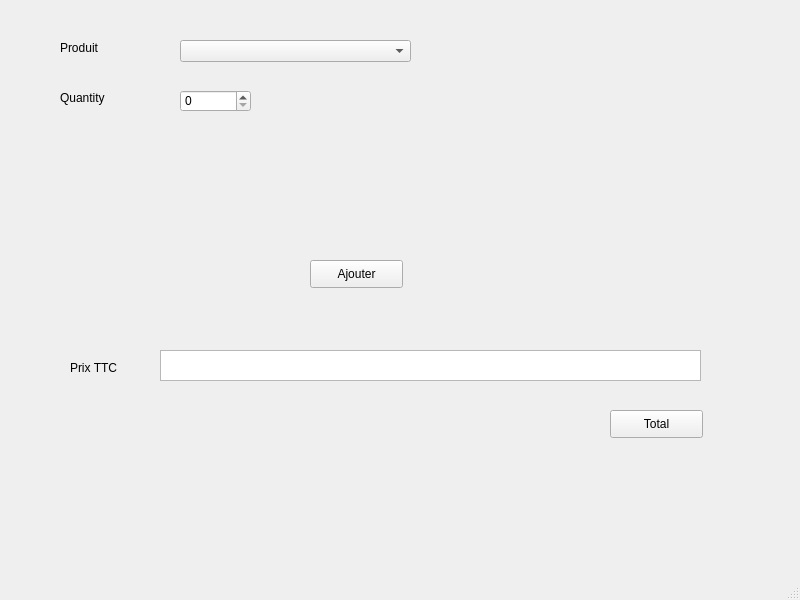
<?xml version="1.0" encoding="UTF-8"?>
<ui version="4.0">
 <class>MainWindow</class>
 <widget class="QMainWindow" name="MainWindow">
  <property name="geometry">
   <rect>
    <x>0</x>
    <y>0</y>
    <width>800</width>
    <height>600</height>
   </rect>
  </property>
  <property name="windowTitle">
   <string>MainWindow</string>
  </property>
  <widget class="QWidget" name="centralwidget">
   <widget class="QLabel" name="label">
    <property name="geometry">
     <rect>
      <x>60</x>
      <y>40</y>
      <width>55</width>
      <height>16</height>
     </rect>
    </property>
    <property name="text">
     <string>Produit</string>
    </property>
   </widget>
   <widget class="QComboBox" name="productChoice">
    <property name="geometry">
     <rect>
      <x>180</x>
      <y>40</y>
      <width>231</width>
      <height>22</height>
     </rect>
    </property>
   </widget>
   <widget class="QLabel" name="label_2">
    <property name="geometry">
     <rect>
      <x>60</x>
      <y>90</y>
      <width>55</width>
      <height>16</height>
     </rect>
    </property>
    <property name="text">
     <string>Quantity</string>
    </property>
   </widget>
   <widget class="QSpinBox" name="quantityChoice">
    <property name="geometry">
     <rect>
      <x>180</x>
      <y>90</y>
      <width>71</width>
      <height>22</height>
     </rect>
    </property>
   </widget>
   <widget class="QPushButton" name="btnAdd">
    <property name="geometry">
     <rect>
      <x>310</x>
      <y>260</y>
      <width>93</width>
      <height>28</height>
     </rect>
    </property>
    <property name="text">
     <string>Ajouter</string>
    </property>
   </widget>
   <widget class="QLabel" name="label_3">
    <property name="geometry">
     <rect>
      <x>70</x>
      <y>360</y>
      <width>55</width>
      <height>16</height>
     </rect>
    </property>
    <property name="text">
     <string>Prix TTC</string>
    </property>
   </widget>
   <widget class="QTextEdit" name="priceTot">
    <property name="geometry">
     <rect>
      <x>160</x>
      <y>350</y>
      <width>541</width>
      <height>31</height>
     </rect>
    </property>
   </widget>
   <widget class="QPushButton" name="btnTot">
    <property name="geometry">
     <rect>
      <x>610</x>
      <y>410</y>
      <width>93</width>
      <height>28</height>
     </rect>
    </property>
    <property name="text">
     <string>Total</string>
    </property>
   </widget>
  </widget>
  <widget class="QMenuBar" name="menubar">
   <property name="geometry">
    <rect>
     <x>0</x>
     <y>0</y>
     <width>800</width>
     <height>26</height>
    </rect>
   </property>
  </widget>
  <widget class="QStatusBar" name="statusbar"/>
 </widget>
 <resources/>
 <connections/>
</ui>
